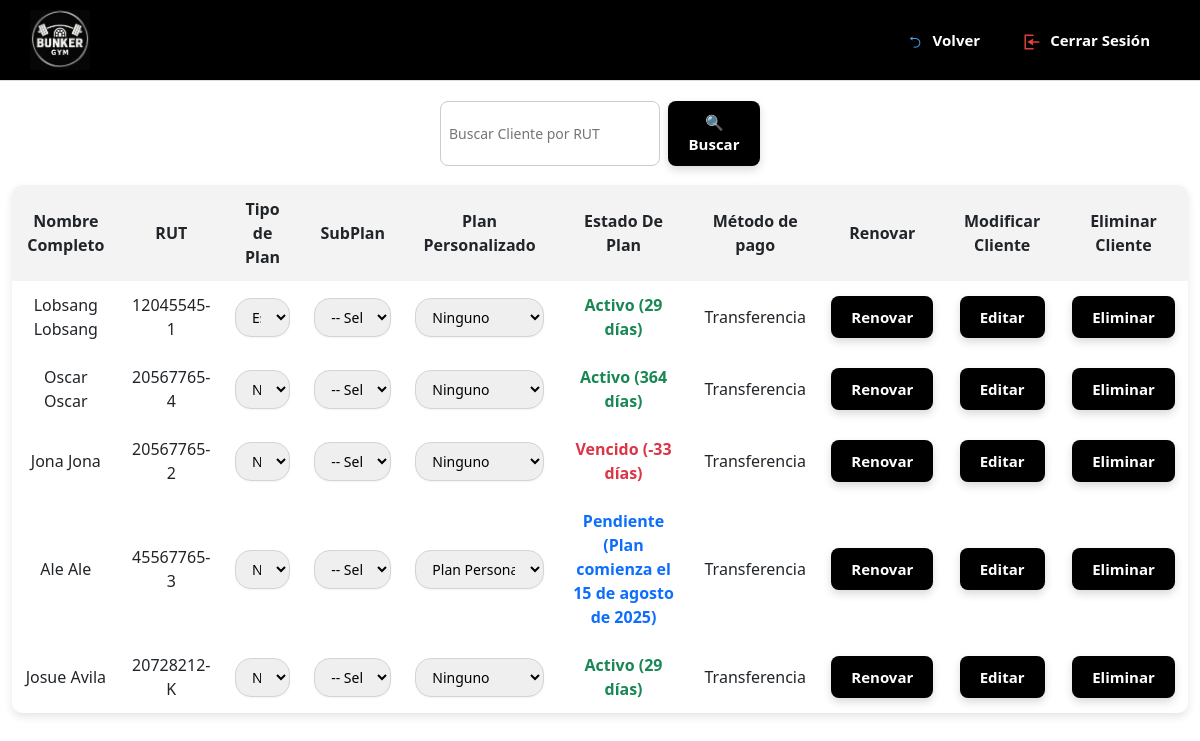
The app's page /renovar/ (signed in), older data.
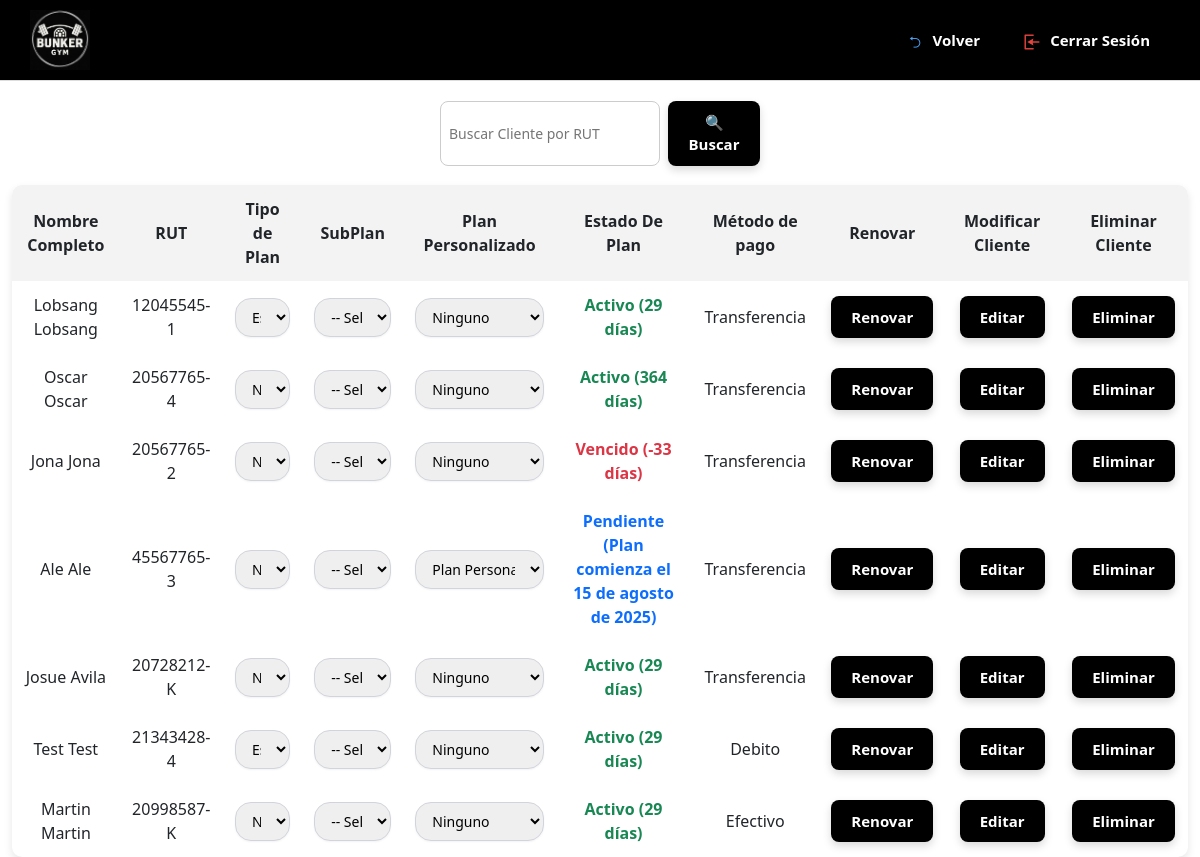
The same page, newer data.
### core/models.py (models this page shows, shortened)
class Cliente(models.Model):
    METODOS_PAGO = [
        ('Efectivo', 'Efectivo'),
        ('Debito', 'Débito'),
        ('Credito', 'Crédito'),
        ('Transferencia', 'Transferencia'),
    ]
    SUB_PLANES = [
        ('Bronce', 'Bronce (4 Accesos)'),
        ('Hierro', 'Hierro (8 Accesos)'),
        ('Acero', 'Acero (12 Accesos)'),
        ('Titanio', 'Titanio (Acceso Libre)'),
    ]
    ESTADOS_PLAN = [
        ('pendiente', 'Pendiente de activación'),
        ('activo', 'Activo'),
        ('vencido', 'Vencido'),
        ('suspendido', 'Suspendido'),
    ]
    TIPOS_PUBLICO = [
        ('Normal', 'Normal'),
        ('Estudiante', 'Estudiante'),
        ('AdultoMayor', 'Adulto Mayor'),
    ]
    nombre = models.CharField(max_length=50)
    apellido = models.CharField(max_length=50)
    rut = models.CharField(max_length=12, unique=True)
    correo = models.EmailField()
    telefono = models.CharField(max_length=15)
    huella_template = models.BinaryField(null=True, blank=True)
    mensualidad = models.ForeignKey('Mensualidad', on_delete=models.SET_NULL, null=True, blank=True)
    plan_personalizado = models.ForeignKey('PlanPersonalizado', on_delete=models.SET_NULL, null=True, blank=True)
    metodo_pago = models.CharField(max_length=20, choices=METODOS_PAGO, null=True, blank=True)
    fecha_inicio_plan = models.DateField(null=True, blank=True)
    fecha_fin_plan = models.DateField(null=True, blank=True)
    tipo_publico = models.CharField(max_length=20, choices=TIPOS_PUBLICO, default='Normal')
    sub_plan = models.CharField(max_length=20, choices=SUB_PLANES, null=True, blank=True)
    accesos_restantes = models.IntegerField(default=0)
    accesos_semana_restantes = models.IntegerField(default=0)
    ultimo_reset_semana = models.DateField(null=True, blank=True)
    precio_asignado = models.PositiveIntegerField(null=True, blank=True)
    duraciones_a_dias = {
        "Mensual": 30,
        "Trimestral": 90,
        "Anual": 365
    }
    @property
    def estado_plan(self):
        hoy = timezone.localdate()
        if self.fecha_fin_plan and self.fecha_fin_plan < hoy:
            return 'vencido'
        elif self.fecha_inicio_plan and self.fecha_inicio_plan > hoy:
            return 'pendiente'
        else:
            return 'activo'
    @property
    def dias_restantes(self):
        hoy = timezone.localdate()
        if self.fecha_inicio_plan and self.fecha_inicio_plan > hoy:
            return (self.fecha_inicio_plan - hoy).days
        vencimiento = self.fecha_fin_plan or (
            self.fecha_inicio_plan + timedelta(days=self.duraciones_a_dias.get(
                self.mensualidad.duracion if self.mensualidad else None, 30))
        )
        return (vencimiento - hoy).days

class Mensualidad(models.Model):
    TIPOS = [
        ('Estudiante', 'Estudiante'),
        ('Normal', 'Normal'),
        ('Adulto Mayor', 'Adulto Mayor'),
    ]
    DURACIONES = [
        ('Mensual', 'Mensual'),
        ('Trimestral', 'Trimestral'),
        ('Anual', 'Anual'),
    ]
    tipo = models.CharField(max_length=20, choices=TIPOS)
    duracion = models.CharField(max_length=20, choices=DURACIONES, default='Mensual')
    sub_plan = models.CharField(max_length=20, choices=SUB_PLANES)
    class Meta:
        unique_together = ('tipo', 'duracion')

class PlanPersonalizado(models.Model):
    nombre_plan = models.CharField(max_length=100, unique=True)
    accesos_por_semana = models.IntegerField(default=0)

### core/views.py (the view)
    def wrapper(request, *args, **kwargs):
        admin_id = request.session.get('admin_id')
        if not admin_id:
            return redirect('login')
        try:
            request.admin = Admin.objects.get(id=admin_id)
        except Admin.DoesNotExist:
            return redirect('login')
        return view_func(request, *args, **kwargs)

### core/views.py (called while the page is built, shortened)
def admin_required(view_func):
    def wrapper(request, *args, **kwargs):
        admin_id = request.session.get('admin_id')
        if not admin_id:
            return redirect('login')
        try:
            request.admin = Admin.objects.get(id=admin_id)
        except Admin.DoesNotExist:
            return redirect('login')
        return view_func(request, *args, **kwargs)
    return wrapper

@admin_required
def renovarCliente(request):
    rut_buscado = request.POST.get('rut') or request.GET.get('rut', '')
    cliente_renovado = None
    hoy = timezone.localdate()
    if rut_buscado:
        clientes = Cliente.objects.filter(rut__icontains=rut_buscado)
    else:
        from django.db.models import Q
        clientes = Cliente.objects.filter(
            Q(fecha_fin_plan__gte=hoy - timedelta(days=100)) | Q(fecha_fin_plan__isnull=True)
        )
    tipos_mensualidad = Mensualidad.objects.all()
    return render(request, 'core/renovarCliente.html', {
        'clientes': clientes,
        'rut_buscado': rut_buscado,
        'planes_personalizados': PlanPersonalizado.objects.all(),
        'tipos_mensualidad': tipos_mensualidad
    })

### core/templates/core/renovarCliente.html (shortened to what the changed rows need)
{% extends 'core/home.html' %}
{% load static %}
{% block content %}
{% if clientes %}
    <table class="tabla-renovar">
        <thead>
            <tr>
                <th>Nombre Completo</th>
                <th>RUT</th>
                <th>Tipo de Plan</th>
                <th>SubPlan</th>
                <th>Plan Personalizado</th>
                <th>Estado De Plan</th>
                <th>Método de pago</th>
                <th>Renovar</th>
                <th>Modificar Cliente</th>
                <th>Eliminar Cliente</th>
            </tr>
        </thead>
        <tbody>
            {% for cliente in clientes %}
            <tr>
                <td>{{ cliente.nombre }} {{ cliente.apellido }}</td>
                <td>{{ cliente.rut }}</td>
                <td>
                    <form method="post" action="{% url 'cambiar_tipo_plan_mensual' %}" id="form-plan-{{ cliente.rut }}">
                        <select name="nuevo_plan" onchange="handleSelectChange(this, '{{ cliente.rut }}')" class="select-bonito">
                            {% for mensualidad in tipos_mensualidad %}
                                <option value="{{ mensualidad.id }}" {% if cliente.mensualidad and cliente.mensualidad.id == mensualidad.id %}selected{% endif %}>
                                    {{ mensualidad.tipo }} + Plan {{ mensualidad.duracion }}
                                </option>
                            {% endfor %}
                        </select>
                    </form>
                </td>
                <td>
                    <form method="post" action="{% url 'cambiar_sub_plan' %}" id="form-subplan-{{ cliente.rut }}">
                        <select name="nuevo_sub_plan" onchange="confirmarCambioPlan(this, '{{ cliente.sub_plan|default:'' }}')" class="select-bonito">
                            <option value="">-- Selecciona SubPlan --</option>
                        </select>
                    </form>
                </td>
                <td>
                    <form method="post" action="{% url 'cambiar_plan_personalizado' %}">
                        <select name="nuevo_plan" onchange="confirmarCambioPlan(this, '{{ cliente.plan_personalizado.nombre_plan|default:'' }}')" class="select-bonito">
                            {% for plan in planes_personalizados %}
                                <option value="{{ plan.id }}" {% if cliente.plan_personalizado and cliente.plan_personalizado.id == plan.id %}selected{% endif %}>
                                    {{ plan.nombre_plan }}
                                </option>
                            {% endfor %}
                        </select>
                    </form>
                </td>
                <td>
                    {% if cliente.estado_plan == 'pendiente' %}
                        <span style="color: #0d6efd; font-weight: bold;">
                            Pendiente (Plan comienza el {{ cliente.fecha_inicio_plan|date:"d \d\e F \d\e Y" }})
                        </span>
                    {% elif cliente.estado_plan == 'vencido' %}
                        <span style="color: #dc3545; font-weight: bold;">
                            Vencido ({{ cliente.dias_restantes|floatformat:0 }} días)
                        </span>
                    {% else %}
                        <span style="color: #198754; font-weight: bold;">
                            Activo ({{ cliente.dias_restantes }} días)
                        </span>
                    {% endif %}
                </td>
                <td>{{ cliente.metodo_pago }}</td>
                <td>
                    <button type="button" class="btn-global" onclick="confirmarRenovacion('{{ cliente.rut }}')">Renovar</button>
                </td>
                <td>
                    <button type="button" class="btn-global" onclick="window.location.href='{% url 'modificar_cliente' cliente.id %}'">Editar</button>
                </td>
                <td>
                    <button type="button" class="btn-global" onclick="abrirModalCliente({{ cliente.id }}, '{{ cliente.nombre }} {{ cliente.apellido }}')">Eliminar</button>
                </td>
            </tr>
            {% endfor %}
        </tbody>
    </table>
{% else %}
    <p style="text-align: center; font-size: 18px; color: black;">
        No se encontró el RUT del Cliente.
    </p>
{% endif %}
{% endblock %}

Row changes from the older to the newer data that the page shows:
added Cliente: nombre "Test", apellido "Test", rut "21343428-4", nuevo_plan "Estudiante + Plan Mensual", nuevo_plan "Ninguno", dias_restantes "29", metodo_pago "Debito"
added Cliente: nombre "Martin", apellido "Martin", rut "20998587-K", nuevo_plan "Normal + Plan Mensual", nuevo_plan "Ninguno", dias_restantes "29", metodo_pago "Efectivo"
